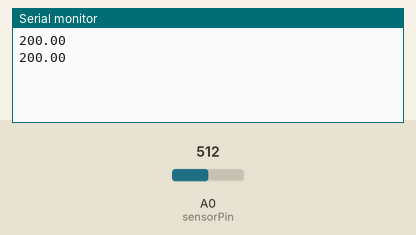
Recording of a sketch running on a simulated Arduino Uno, built with avr-gcc and run on an emulated ATmega328P. Parts: the last lines printed to the serial monitor. The test bench sets the inputs (shaded band); at power-on: A0 (sensorPin) = 512.

Above: at 1.8 s.
1.9 s: A0 (sensorPin) set to 716
At 2.8 s:
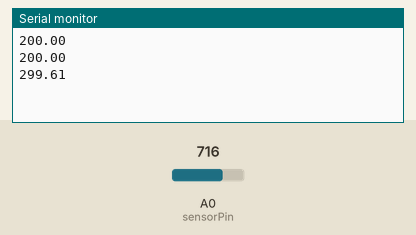
3.4 s: A0 (sensorPin) set to 900
At 4.4 s:
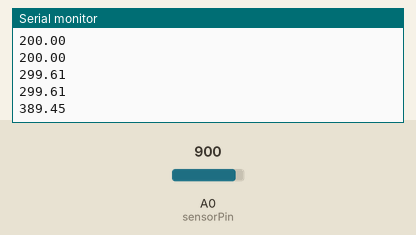
Timing chart, 0 to 6.4 s (numbered marks = the images above; inputs shaded):
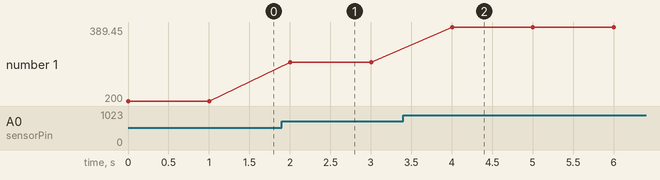

The sketch:

Other_Dude_s_temp_sensor.ino
```cpp
int sensorPin = A0;

void setup() {
  // put your setup code here, to run once:
  Serial.begin(115200);

}

void loop() {
  // put your main code here, to run repeatedly:
  int sensorValue = analogRead(sensorPin);
  double tempCelsius = ((double)sensorValue * 5 / 1024 - 0.5) * 100;
  Serial.println(tempCelsius);
  delay(1000);
}
```

Measured:
- after the input at 1.9 s, the serial monitor: prints a new line after 0.10 s (image 1)
- after the input at 3.4 s, the serial monitor: prints a new line after 0.60 s (image 2)
- plotted number 1: 200 → 299.61 after the input at 1.9 s, 299.61 → 389.45 after the input at 3.4 s
